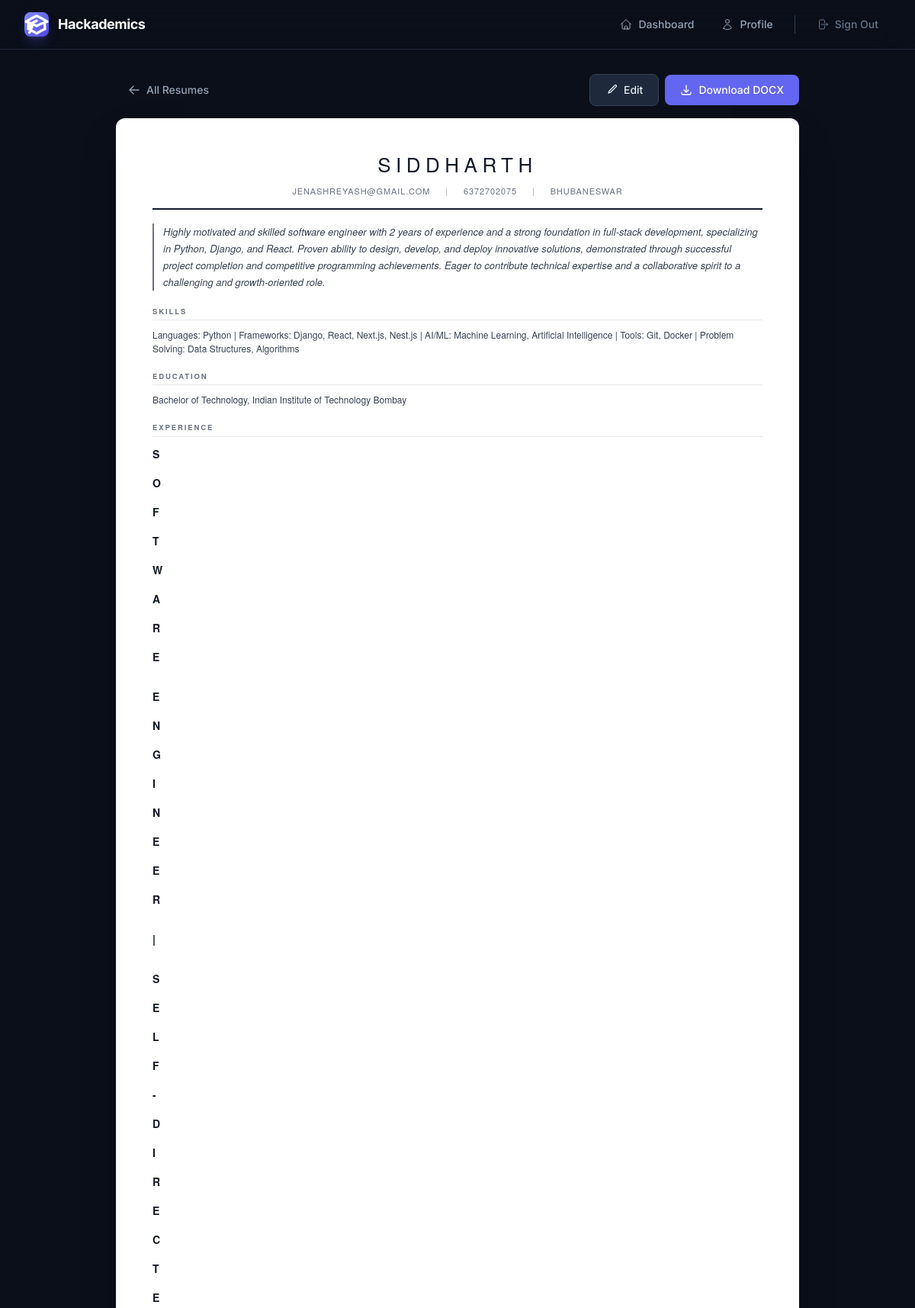
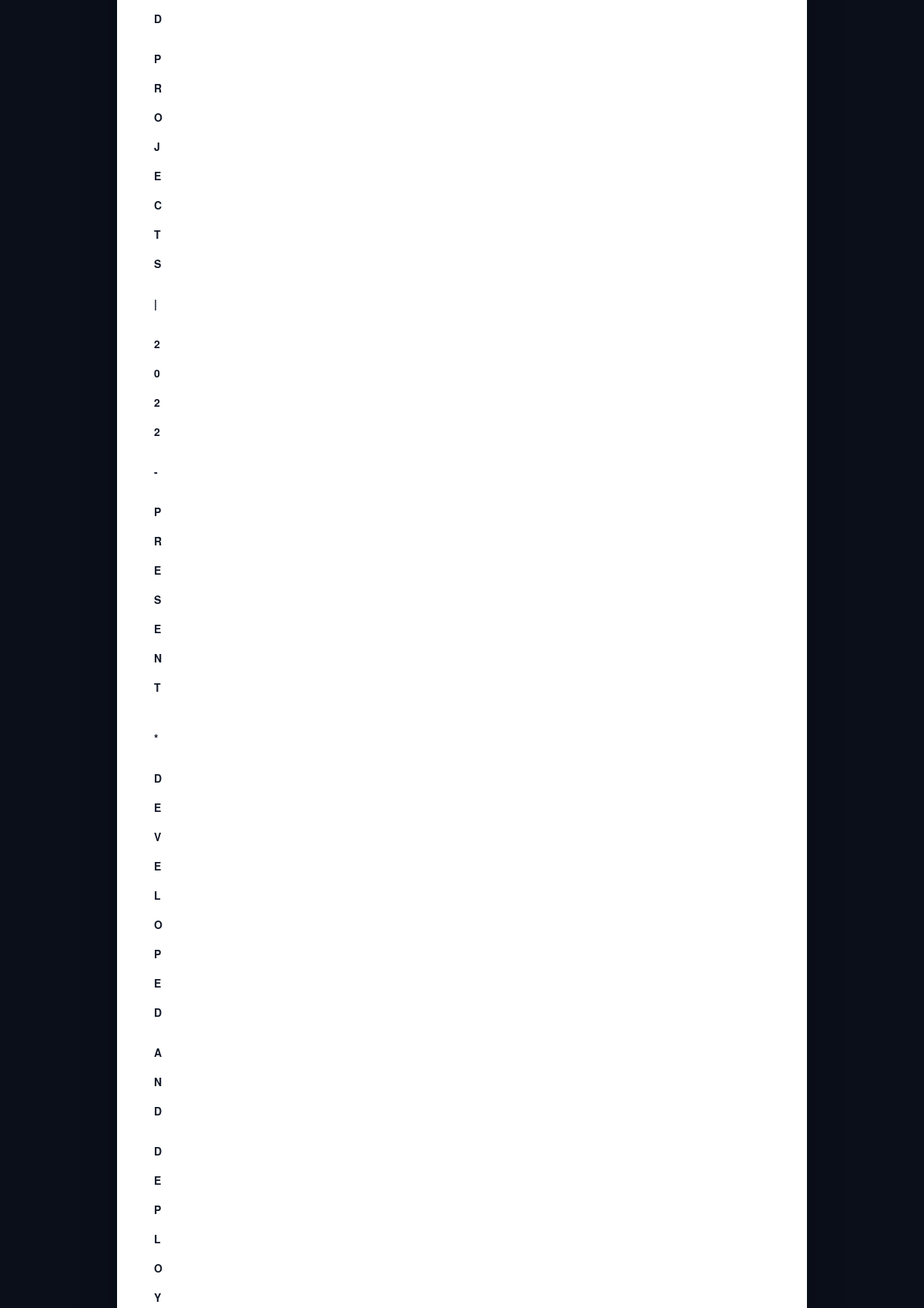
/resume/resume-details/21/ (signed in, upper part), run on the app's committed database (2 pictures, top to bottom).
### resume_builder/models.py (models this page shows, shortened)
class resume(models.Model):
    user = models.ForeignKey(User, on_delete=models.CASCADE)
    full_name = models.CharField(max_length=100)
    phone_number = models.CharField(max_length=20)
    email = models.EmailField()
    location = models.CharField(max_length=255, blank=True)
    summary = models.TextField(blank=True)
    achievements = models.TextField(blank=True)
    projects = models.TextField(blank=True)
    skills = models.TextField(blank=True)
    experience = models.TextField(blank=True)
    education = models.TextField(blank=True)
    template_used = models.IntegerField(default=1)
    created_at = models.DateTimeField(auto_now_add=True)
    updated_at = models.DateTimeField(auto_now=True)
    class Meta:
        ordering = ['-created_at']

### resume_builder/views.py (the view)
# urls.py: path('resume-details/<int:pk>/', views.resume_details, name='view-resume'),
@login_required
def resume_details(request, pk):
    my_resume = get_object_or_404(resume, pk=pk, user=request.user)
    template_choice = my_resume.template_used or 1
    template_name = f'resume_templates/template{template_choice}.html'
    context = {
        'resume': my_resume,
        'full_name': my_resume.full_name,
        'phone_number': my_resume.phone_number,
        'email': my_resume.email,
        'location': my_resume.location,
        'summary': my_resume.summary,
        'skills': _safe_json(my_resume.skills, []),
        'education': _safe_json(my_resume.education, []),
        'experience': _safe_json(my_resume.experience, []),
        'projects': _safe_json(my_resume.projects, []),
        'achievements': _safe_json(my_resume.achievements, []),
        'resume_id': my_resume.pk,
    }
    return render(request, template_name, context)

### resume_builder/views.py (called while the page is built)
def _safe_json(value, fallback=None):
    if fallback is None:
        fallback = []
    if not value:
        return fallback
    try:
        parsed = _json.loads(value)
        if isinstance(parsed, (list, dict)):
            return parsed
    except Exception:
        pass
    return value  # Return raw text as-is if it's not JSON (e.g., edited manually)

### templates/resume_templates/template3.html (shortened to what this page needs)
{% extends 'base.html' %}
{% block content %}
<div class="animate-slide-up">
  <div class="flex items-center justify-between mb-4 max-w-4xl mx-auto">
    <a href="{% url 'view' %}" class="btn-ghost text-sm">
      <svg class="w-4 h-4" fill="none" viewBox="0 0 24 24" stroke-width="2" stroke="currentColor">
        <path stroke-linecap="round" stroke-linejoin="round" d="M10.5 19.5 3 12m0 0 7.5-7.5M3 12h18" />
      </svg>
      All Resumes
    </a>
    <div class="flex items-center gap-2">
      {% if resume_id %}
      <a href="{% url 'edit_resume' resume_id %}" class="btn-secondary text-sm">
        <svg class="w-4 h-4" fill="none" viewBox="0 0 24 24" stroke-width="2" stroke="currentColor">
          <path stroke-linecap="round" stroke-linejoin="round" d="m16.862 4.487 1.687-1.688a1.875 1.875 0 1 1 2.652 2.652L10.582 16.07a4.5 4.5 0 0 1-1.897 1.13L6 18l.8-2.685a4.5 4.5 0 0 1 1.13-1.897l8.932-8.931Z" />
        </svg>
        Edit
      </a>
      <a href="{% url 'download_resume' resume_id %}" class="btn-primary text-sm">
        <svg class="w-4 h-4" fill="none" viewBox="0 0 24 24" stroke-width="2" stroke="currentColor">
          <path stroke-linecap="round" stroke-linejoin="round" d="M3 16.5v2.25A2.25 2.25 0 0 0 5.25 21h13.5A2.25 2.25 0 0 0 21 18.75V16.5M16.5 12 12 16.5m0 0L7.5 12m4.5 4.5V3" />
        </svg>
        Download DOCX
      </a>
      {% endif %}
    </div>
  </div>
  <div id="resume-content" class="max-w-4xl mx-auto bg-white shadow-2xl shadow-black/40 rounded-xl overflow-hidden my-4"
       style="font-family: 'Helvetica Neue', 'Segoe UI', Arial, sans-serif; color: #111827; padding: 40px 48px; box-sizing:border-box;">
    <header style="text-align:center; border-bottom:2px solid #111827; padding-bottom:14px; margin-bottom:18px;">
      <h1 style="font-size:26px; font-weight:400; text-transform:uppercase; letter-spacing:0.25em; margin:0; color:#111827;">{{ full_name }}</h1>
      <div style="display:flex; flex-wrap:wrap; justify-content:center; gap:6px 20px; margin-top:8px; font-size:11px; color:#6B7280; text-transform:uppercase; letter-spacing:0.08em;">
        {% if email %}<span>{{ email }}</span>{% endif %}
        {% if phone_number %}<span style="color:#9CA3AF;">|</span><span>{{ phone_number }}</span>{% endif %}
        {% if location %}<span style="color:#9CA3AF;">|</span><span>{{ location }}</span>{% endif %}
      </div>
    </header>
    {% if summary %}
    <section style="margin-bottom:20px;">
      <p style="font-size:13px; color:#374151; line-height:1.7; border-left:2px solid #6B7280; padding-left:12px; font-style:italic;">{{ summary }}</p>
    </section>
    {% endif %}
    {% if skills %}
    <section style="margin-bottom:20px;">
      <h2 style="font-size:9.5px; font-weight:700; text-transform:uppercase; letter-spacing:0.2em; color:#6B7280; border-bottom:1px solid #E5E7EB; padding-bottom:4px; margin-bottom:10px;">Skills</h2>
      {% if skills.0.category %}
        {% for cat in skills %}
        <div style="margin-bottom:6px; font-size:13px; color:#374151;">
          <strong>{{ cat.category }}:</strong> {{ cat.items|join:", " }}
        </div>
        {% endfor %}
      {% else %}
        <div style="font-size:12px; color:#374151;">{{ skills }}</div>
      {% endif %}
    </section>
    {% endif %}
    {% if education %}
    <section style="margin-bottom:20px;">
      <h2 style="font-size:9.5px; font-weight:700; text-transform:uppercase; letter-spacing:0.2em; color:#6B7280; border-bottom:1px solid #E5E7EB; padding-bottom:4px; margin-bottom:10px;">Education</h2>
      {% if education.0.institution %}
        {% for edu in education %}
        <div style="display:flex; justify-content:space-between; align-items:baseline; margin-bottom:6px;">
          <div>
            <span style="font-size:13.5px; font-weight:700; color:#111827;">{{ edu.institution }}</span>
            {% if edu.degree or edu.field %}
            <span style="font-size:13px; color:#6B7280;"> · {{ edu.degree }}{% if edu.degree and edu.field %} in {% endif %}{{ edu.field }}</span>
            {% endif %}
          </div>
          {% if edu.dates %}<span style="font-size:11px; color:#9CA3AF; font-style:italic;">{{ edu.dates }}</span>{% endif %}
        </div>
        {% endfor %}
      {% else %}
        <div style="font-size:12px; white-space:pre-line; color:#374151;">{{ education }}</div>
      {% endif %}
    </section>
    {% endif %}
    {% if experience %}
    <section style="margin-bottom:20px;">
      <h2 style="font-size:9.5px; font-weight:700; text-transform:uppercase; letter-spacing:0.2em; color:#6B7280; border-bottom:1px solid #E5E7EB; padding-bottom:4px; margin-bottom:10px;">Experience</h2>
      {% if experience.0.title %}
        {% for exp in experience %}
        <div style="margin-bottom:14px;">
          <div style="display:flex; justify-content:space-between; align-items:baseline;">
            <div>
              <span style="font-size:14px; font-weight:700; color:#111827;">{{ exp.title }}</span>
            </div>
          </div>
        </div>
        {% endfor %}
      {% else %}
        <div style="font-size:12px; white-space:pre-line; color:#374151;">{{ experience }}</div>
      {% endif %}
    </section>
    {% endif %}
  </div>
</div>
{% endblock %}

### data on the page
resume: full_name "SIDDHARTH", email "JENASHREYASH@GMAIL.COM", phone_number "6372702075", location "BHUBANESWAR", summary "Highly motivated and skilled software engineer with 2 years of experience and a strong foundation in full-stack development, specializing in Python, Django, and React. Proven ability to design, develop, and deploy innovative solutions, demonstrated through successful project completion and competitive programming achievements. Eager to contribute technical expertise and a collaborative spirit to a challenging and growth-oriented role.", skills "Languages: Python | Frameworks: Django, React, Next.js, Nest.js | AI/ML: Machine Learning, Artificial Intelligence | Tools: Git, Docker | Problem Solving: Data Structures, Algorithms", education "Bachelor of Technology, Indian Institute of Technology Bombay"

### other printed values
{{ exp.title }} "S" "O" "F" "T" "W" "A" "R" "E" "E" "N" "G" "I" "N" "E" "E" "R" "|" "S" "E" "L" "F" "-" "D" "I" "R" "E" "C" "T" "E" "D" "P" "R" "O" "J" "E" "C" "T" "S" "|" "2" "0" "2" "2" "-" "P" "R" "E" "S" "E" "N" "T" "*" "D" "E" "V" "E" "L" "O" "P" "E" "D" "A" "N" "D" "D" "E" "P" "L" "O" "Y"
